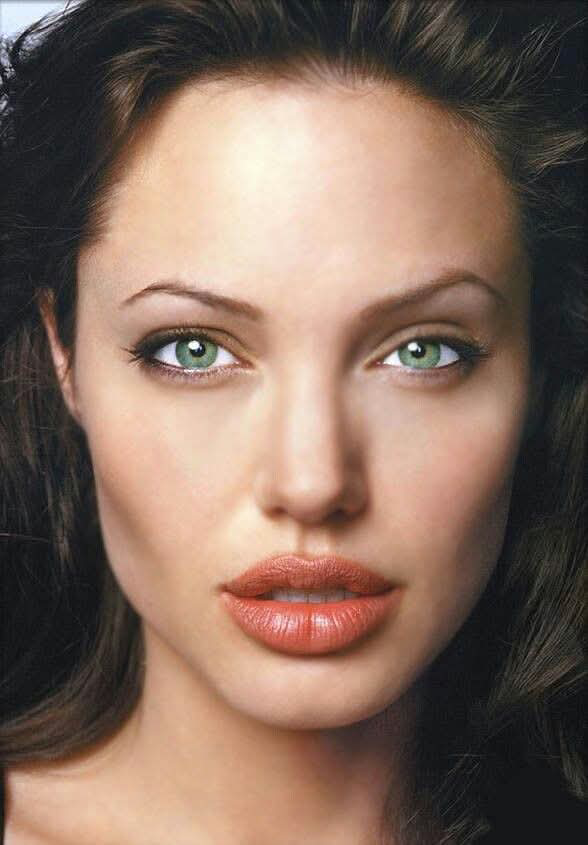
#> input picture src/MobileNetV2/test_image.jpg, 588 x 845 px
$ python -i augment.py   (imports and definitions only)
#> lines starting #> are read from the running program, lines starting #| are printed output that depends on the picture
#> further down, picture is the input picture: shape (845, 588, 3); mean B, G, R 93.1, 106.2, 130
import cv2
import numpy as np
import random

def random_flip(img, landmarks):
    """Lật ngang ảnh và điểm (50% xác suất)."""
    if random.random() < 0.5:
        img = cv2.flip(img, 1)
        w = img.shape[1]
        landmarks = [(w - x, y) for (x, y) in landmarks]
    return img, landmarks

def random_brightness(img):
    """Thay đổi độ sáng ngẫu nhiên."""
    if random.random() < 0.3:
        factor = 1.0 + (random.random() - 0.5) * 0.4
        img = np.clip(img * factor, 0, 255).astype(np.uint8)
    return img

def equalize_histogram(img):
    """
    Cân bằng histogram cho ảnh màu (theo kênh sáng Y).
    """
    # Đảm bảo ảnh kiểu uint8
    if img.dtype != np.uint8:
        img = cv2.convertScaleAbs(img)

    # Nếu ảnh màu, chuyển sang YCrCb để cân bằng kênh sáng
    if len(img.shape) == 3 and img.shape[2] == 3:
        ycrcb = cv2.cvtColor(img, cv2.COLOR_BGR2YCrCb)
#> ycrcb: shape (845, 588, 3); mean of channels 0, 1, 2 111.8, 140.9, 117.4
        ycrcb = np.array(ycrcb, dtype=np.uint8)
        ycrcb[:, :, 0] = cv2.equalizeHist(ycrcb[:, :, 0])
#> ycrcb: shape (845, 588, 3); mean of channels 0, 1, 2 128.4, 140.9, 117.4
        img_eq = cv2.cvtColor(ycrcb, cv2.COLOR_YCrCb2BGR)
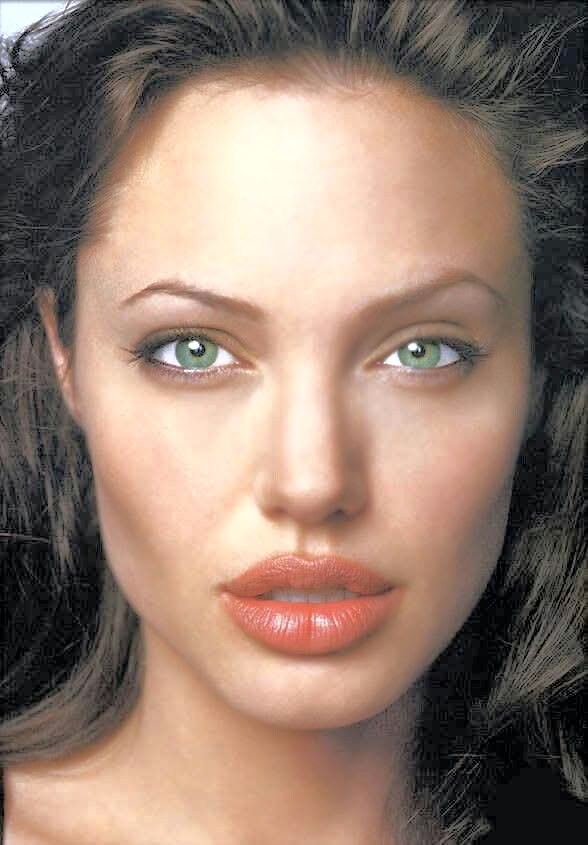
#> img_eq: shape (845, 588, 3); mean B, G, R 109.7, 122.8, 145.8
    else:
        # Nếu ảnh xám
        img_eq = cv2.equalizeHist(img)

    return img_eq

def augment_image(img, landmarks):
    """Tổng hợp các augmentation."""
    img, landmarks = random_flip(img, landmarks)
    img = random_brightness(img)
    img = equalize_histogram(img)
    return img, landmarks

>>> import cv2
>>> picture = cv2.imread('../MobileNetV2/test_image.jpg')
>>> result = equalize_histogram(picture)
